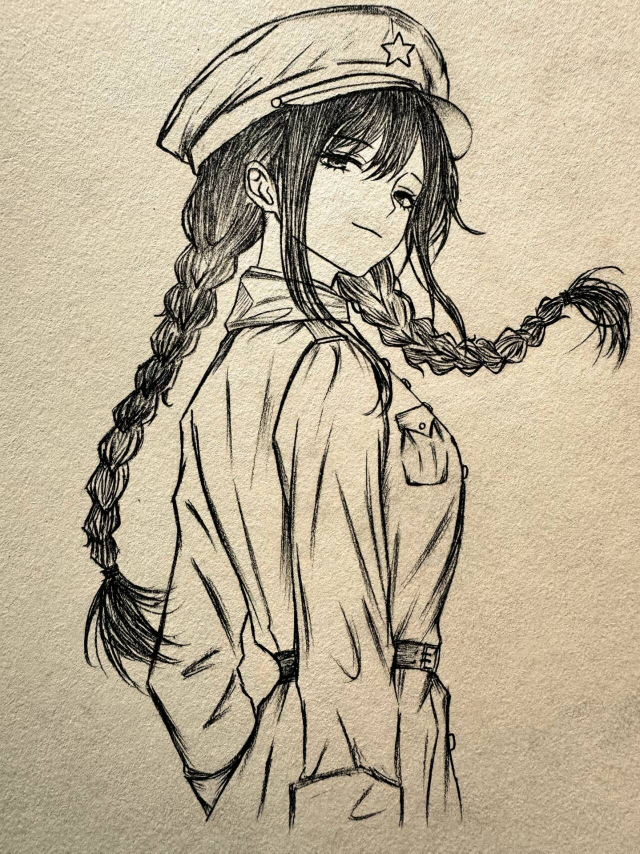
#> input picture test_3.jpg, 1280 x 1707 px (shown at 1/2 size)
$ python exp4_threshold.py
#> lines starting #> are read from the running program, lines starting #| are printed output that depends on the picture; after the words box and inside, x2 and y2 are one past the last pixel; in counts of white or black regions, pixels touching at a corner belong together
import cv2
import matplotlib.pyplot as plt

img = cv2.imread("test_3.jpg")
#> img is the input picture: shape (1707, 1280, 3); mean B, G, R 148, 172.1, 184.3
gray = cv2.cvtColor(img, cv2.COLOR_BGR2GRAY)
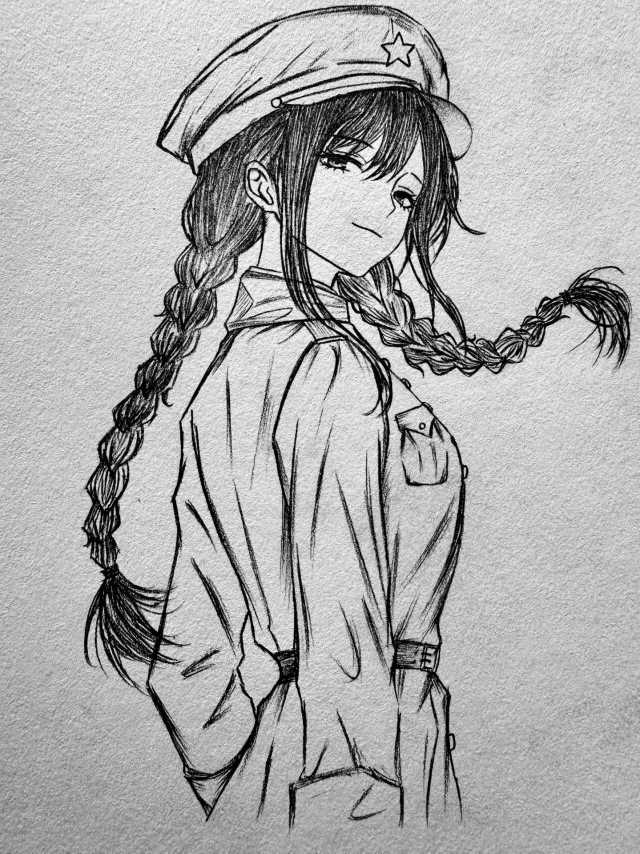
#> gray: shape (1707, 1280) (shown at 1/2 size); min 0, max 254, mean 173

_, thresh_manual = cv2.threshold(gray, 30, 255, cv2.THRESH_BINARY)
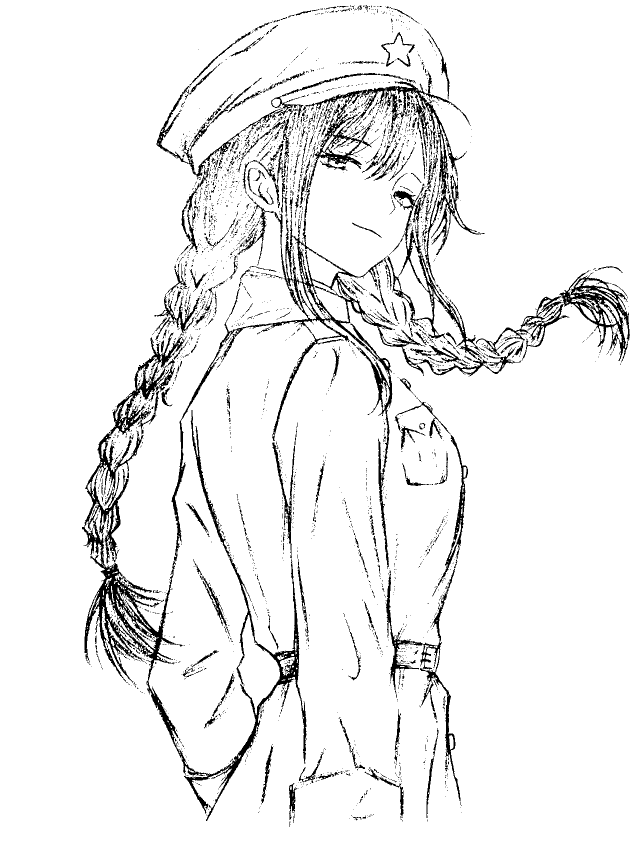
#> thresh_manual: shape (1707, 1280) (shown at 1/2 size); 93.4% white; 3115 black regions (2784 under 20 px), largest, box (x1, y1, x2, y2) and area: (164, 665, 613, 1642) 37417, (343, 373, 962, 1135) 24643, (610, 142, 970, 562) 12933


ret, thresh_otsu = cv2.threshold(gray, 0, 255, cv2.THRESH_BINARY + cv2.THRESH_OTSU)
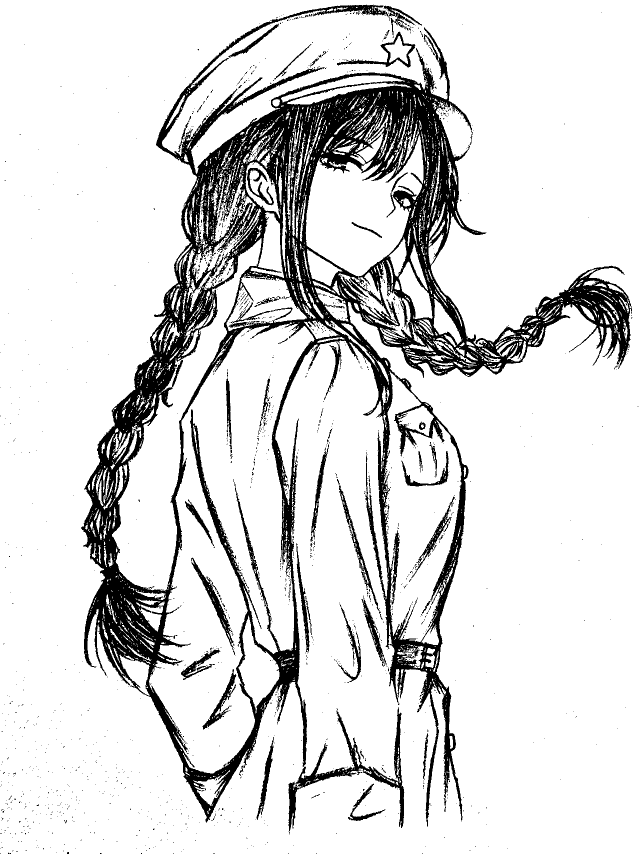
#> thresh_otsu: shape (1707, 1280) (shown at 1/2 size); 85.7% white; 1566 black regions (1481 under 20 px), largest, box (x1, y1, x2, y2) and area: (162, 9, 1264, 1653) 274124, (577, 1414, 809, 1663) 7202, (382, 1115, 470, 1310) 2076
#> ret = 119
print("Otsu 自动找到的阈值 =", ret)
#| Otsu 自动找到的阈值 = 119.0

thresh_adap = cv2.adaptiveThreshold(gray, 255, cv2.ADAPTIVE_THRESH_GAUSSIAN_C, cv2.THRESH_BINARY, 33, 2)
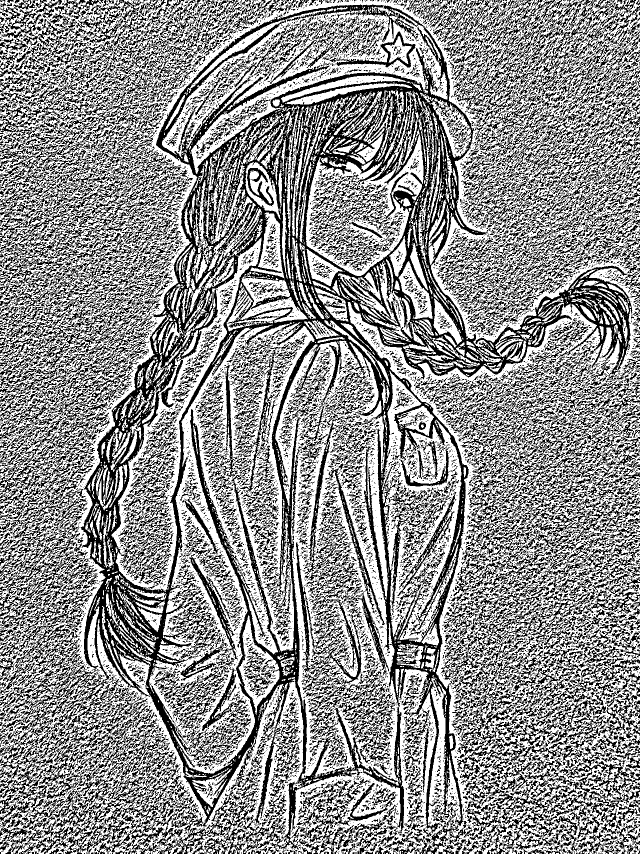
#> thresh_adap: shape (1707, 1280) (shown at 1/2 size); 56.7% white; 16297 black regions (12956 under 20 px), largest, box (x1, y1, x2, y2) and area: (20, 9, 1265, 1707) 269049, (0, 812, 218, 1131) 15728, (605, 1179, 809, 1667) 9322

cv2.namedWindow("manual 30", cv2.WINDOW_NORMAL)
cv2.resizeWindow("manual 30", 600, 800)

cv2.namedWindow("otsu", cv2.WINDOW_NORMAL)
cv2.resizeWindow("otsu", 600, 800)

cv2.namedWindow("adaptive", cv2.WINDOW_NORMAL)
cv2.resizeWindow("adaptive", 600, 800)

cv2.imshow("manual 30", thresh_manual)
cv2.imshow("otsu", thresh_otsu)
cv2.imshow("adaptive", thresh_adap)
cv2.waitKey(0)
cv2.destroyAllWindows()

plt.hist(gray.ravel(), 256, [0, 256])
plt.axvline(ret, color='r', linestyle='--', label=f'Otsu = {int(ret)}')
plt.legend()
plt.show()
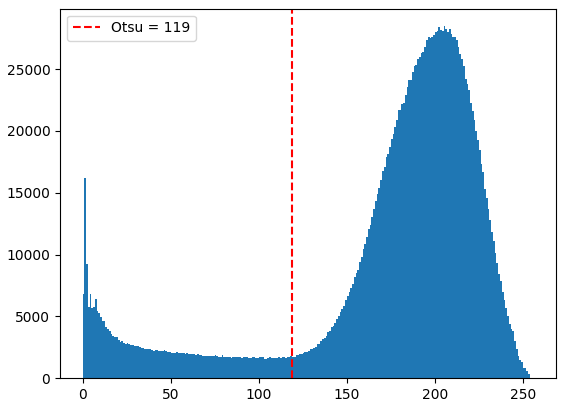
#> figure drawn by matplotlib, 1 panel; tallest bar 28471 high, from x = 205 to 206

$ run again, with test_2.jpg copied over test_3.jpg
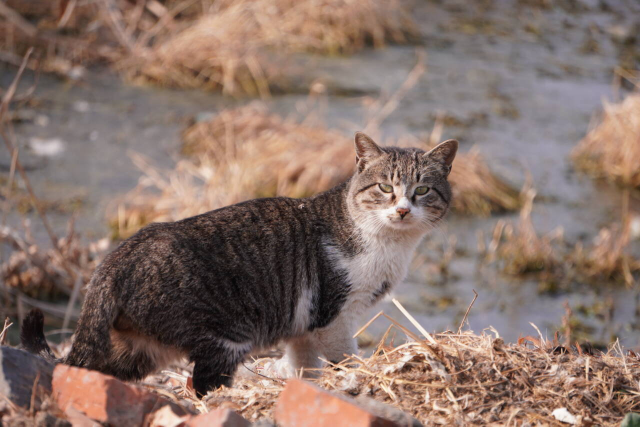
#> input picture test_2.jpg, 1280 x 853 px (shown at 1/2 size)
#> img is the input picture: shape (853, 1280, 3); mean B, G, R 104.3, 113.4, 135.6
#> `_, thresh_manual = cv2.threshold(gray, 30, 255, cv2.THRESH_BINARY)`:
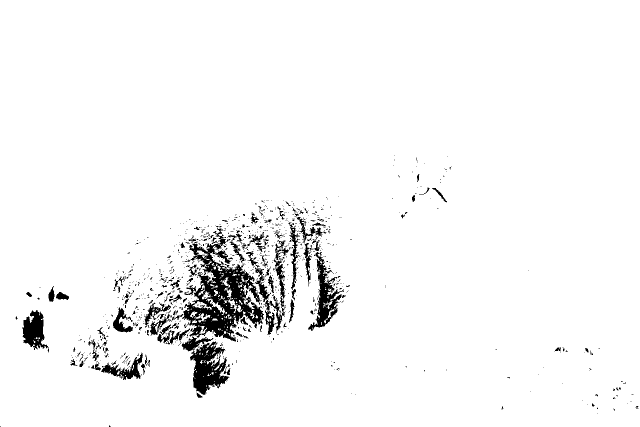
#> thresh_manual: shape (853, 1280) (shown at 1/2 size); 96% white; 1007 black regions (874 under 20 px), largest, box (x1, y1, x2, y2) and area: (364, 455, 528, 683) 13996, (363, 673, 459, 790) 5232, (616, 504, 688, 662) 3381
#> thresh_otsu: shape (853, 1280); 66.1% white; 766 black regions (488 under 20 px), largest, box (x1, y1, x2, y2) and area: (0, 345, 716, 853) 198159, (0, 0, 256, 298) 43880, (1008, 510, 1257, 646) 14761
#> ret = 106
#| Otsu 自动找到的阈值 = 106.0
#> thresh_adap: shape (853, 1280); 62.2% white; 3366 black regions (2498 under 20 px), largest, box (x1, y1, x2, y2) and area: (24, 293, 741, 853) 89705, (0, 49, 155, 355) 10137, (0, 438, 142, 692) 9202
#> `plt.show()`:
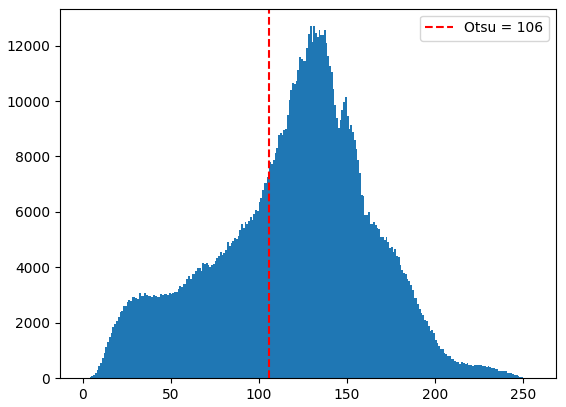
#> figure drawn by matplotlib, 1 panel; tallest bar 12699 high, from x = 129 to 130

$ run again, with test_4.jpg copied over test_3.jpg
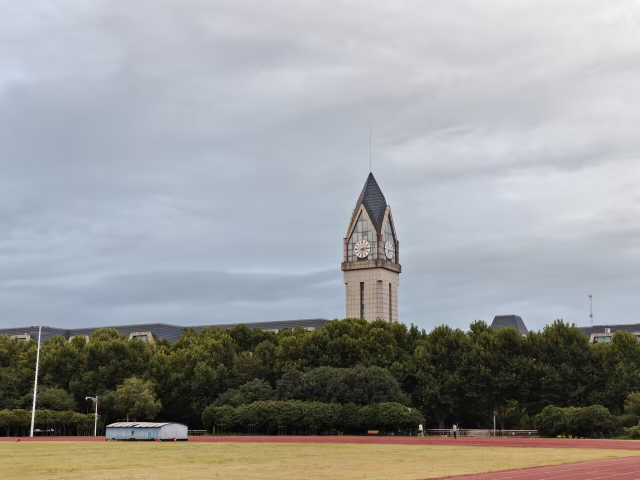
#> input picture test_4.jpg, 1280 x 960 px (shown at 1/2 size)
#> img is the input picture: shape (960, 1280, 3); mean B, G, R 154.3, 154.6, 153.5
#> `_, thresh_manual = cv2.threshold(gray, 30, 255, cv2.THRESH_BINARY)`:
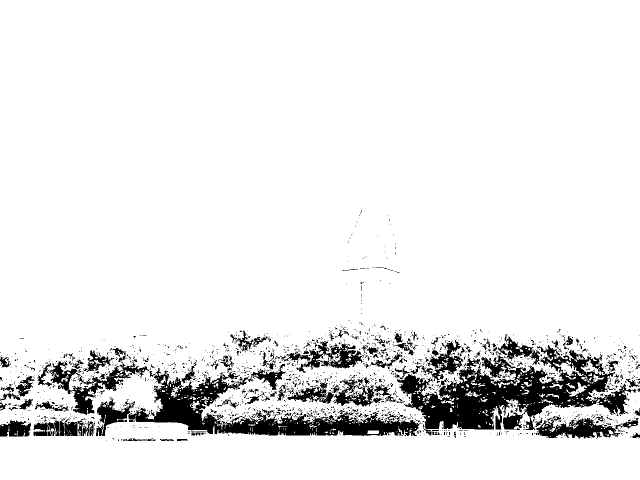
#> thresh_manual: shape (960, 1280) (shown at 1/2 size); 91.6% white; 2015 black regions (1839 under 20 px), largest, box (x1, y1, x2, y2) and area: (794, 690, 1273, 860) 32616, (257, 732, 843, 872) 22831, (98, 723, 298, 830) 5229
#> thresh_otsu: shape (960, 1280); 75.7% white; 182 black regions (160 under 20 px), largest, box (x1, y1, x2, y2) and area: (0, 564, 1280, 895) 288547, (683, 345, 803, 550) 7848, (1185, 895, 1280, 900) 192
#> ret = 117
#| Otsu 自动找到的阈值 = 117.0
#> thresh_adap: shape (960, 1280); 81.3% white; 3309 black regions (2879 under 20 px), largest, box (x1, y1, x2, y2) and area: (66, 564, 1280, 880) 131515, (0, 875, 1280, 901) 8659, (682, 256, 803, 631) 8523
#> `plt.show()`:
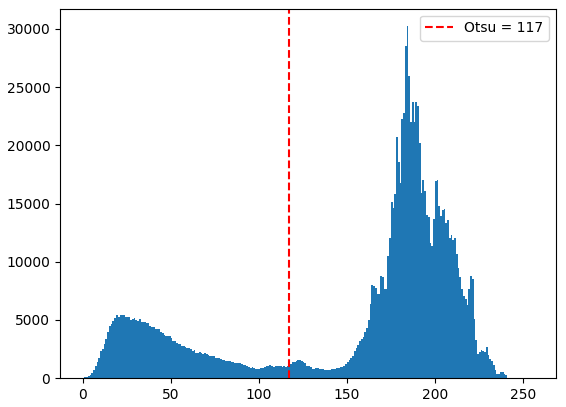
#> figure drawn by matplotlib, 1 panel; tallest bar 30236 high, from x = 184 to 185
